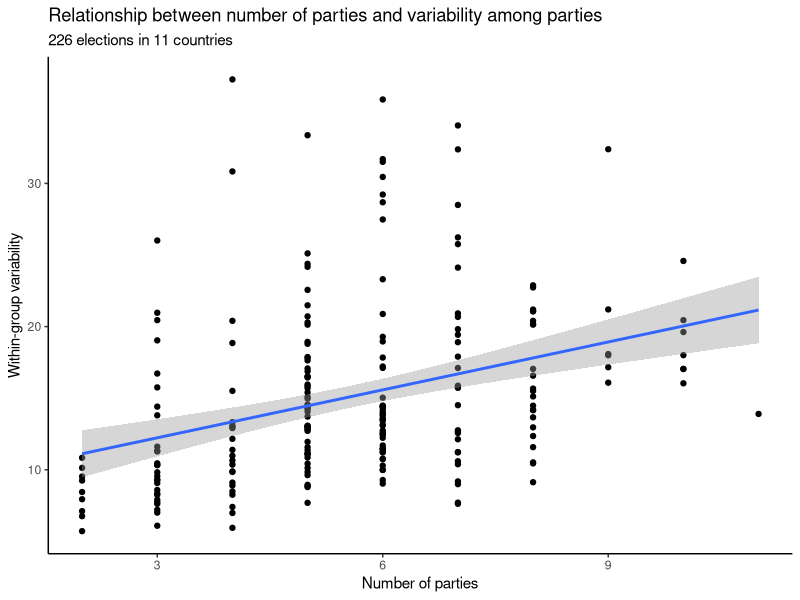

The R source for this figure:
## ---- chunk 1
library(tidyverse)
elections <- read_csv("data/elections_export.csv")
elections |> ggplot(aes(x = parties, y = wgv)) + 
  geom_point() + geom_smooth(method = "lm") + 
  labs(x = "Number of parties",
       y = "Within-group variability",
       title = "Relationship between number of parties and variability among parties",
       subtitle = "226 elections in 11 countries") + theme_classic()
